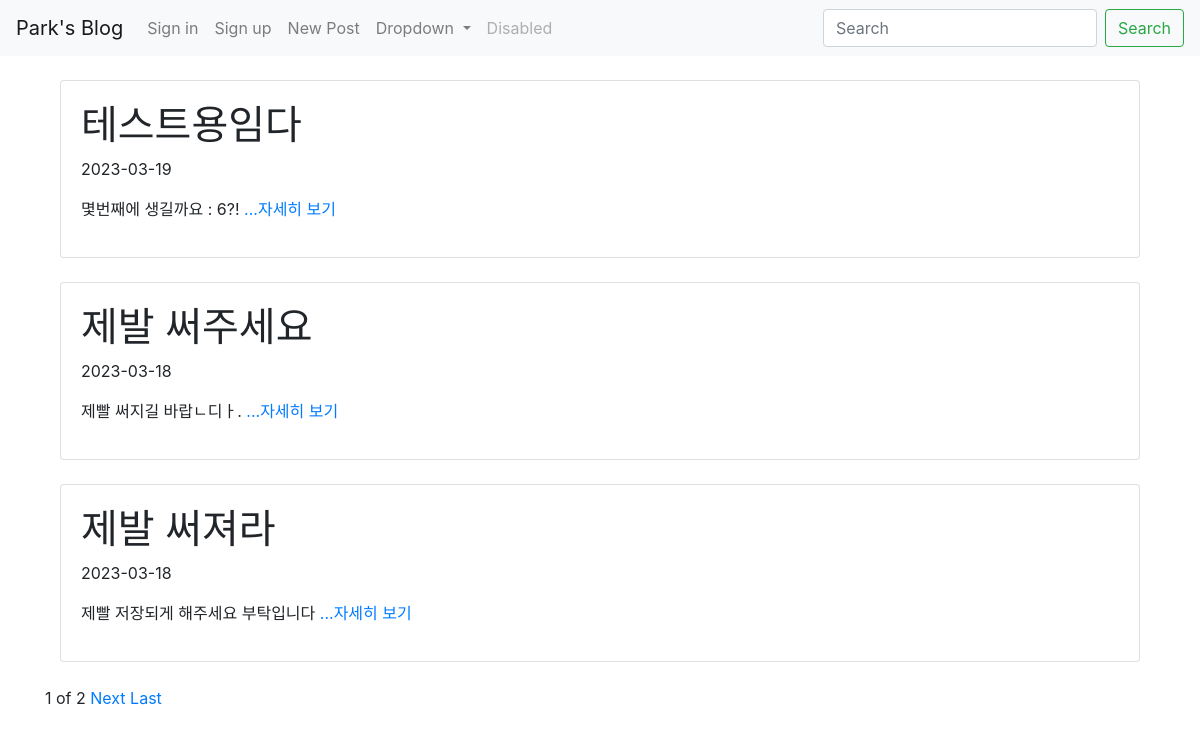
Before: / with the older database file.
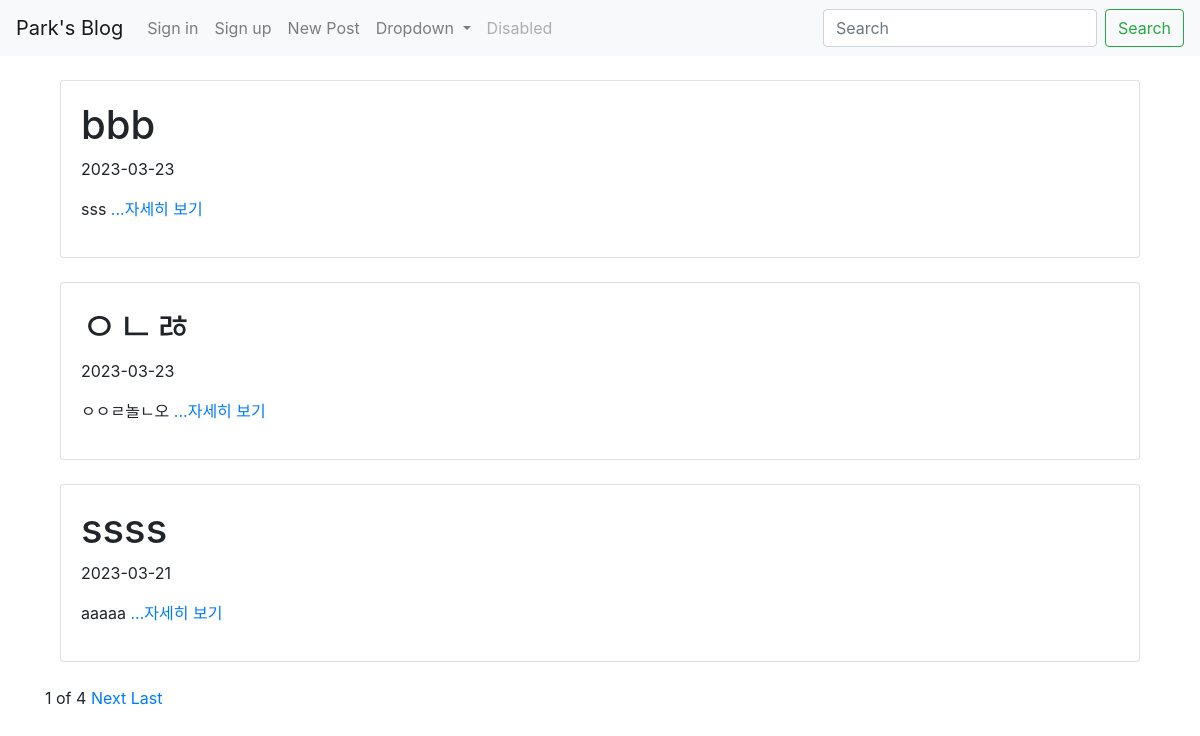
After: the same page with the newer database file.
### blog/models.py (models this page shows, shortened)
class Blog(models.Model):
    title = models.CharField(max_length=200)
    pub_date = models.DateTimeField('date published')
    body = models.TextField()
    images = models.ImageField(blank=True, upload_to="images", null=True)
    def summary(self):
        return self.body[:100]

### blog/views.py (the view)
# urls.py: path('', blog.views.post_list, name='home'),
def post_list(request):
    blogs = Blog.objects
    blog_list = Blog.objects.all().order_by('-id')
    paginator = Paginator(blog_list, 3)
    page = request.GET.get('page')
    posts = paginator.get_page(page)
    return render(request, 'blog/post_list.html', {'blogs': blogs, 'posts': posts})

### blog/templates/blog/post_list.html (shortened to what this page needs)
{% extends 'base.html' %} {% block content %} {% for blog in posts %}
<div class="container">
  <div class="card">
    <div class="card-body">
      <h1>{{ blog.title }}</h1>
      <p>{{ blog.pub_date | date:"Y-m-d" }}</p>
      <p>
        {{ blog.summary }}<a href="{% url 'detail' blog.id %}">
          ...자세히 보기</a
        >
      </p>
    </div>
  </div>
</div>
<br />
{% endfor %}
<span>{{posts.number}}</span>
<span>of</span>
<span>{{posts.paginator.num_pages}}</span>
{%if posts.has_next%}
<a href="?page={{posts.next_page_number}}">Next</a>
<a href="?page={{posts.paginator.num_pages}}">Last</a>
{%endif%} {% endblock %}

Changed rows visible on the page:
no longer on this page (row edited): Blog: title "테스트용임다", pub_date "2023-03-19", summary "몇번째에 생길까요 : 6?!"
no longer on this page (row unchanged): Blog: title "제발 써주세요", pub_date "2023-03-18", summary "제빨 써지길 바랍ㄴ디ㅏ."
no longer on this page (row unchanged): Blog: title "제발 써져라", pub_date "2023-03-18", summary "제빨 저장되게 해주세요 부탁입니다"
added Blog: title "bbb", pub_date "2023-03-23", summary "sss"
added Blog: title "ㅇㄴㅀ", pub_date "2023-03-23", summary "ㅇㅇㄹ놀ㄴ오"
added Blog: title "ssss", pub_date "2023-03-21", summary "aaaaa"
Other visible differences:
{{ posts.paginator.num_pages }}: "2" → "4"
